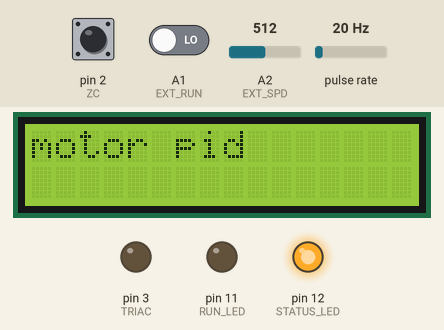
The sketch below on a simulated Arduino Uno, built with avr-gcc and run on an emulated ATmega328P. Shown: 16×2 character LCD, output pins drawn as LEDs (lit = HIGH). Wiring (inferred from the names in the program): pulse sensor: data pin 5. The test bench sets the inputs (shaded band); at power-on: A1 (EXT_RUN) LOW, pin 2 (ZC) HIGH, A2 (EXT_SPD) = 512, pulse rate 20 Hz. What the sketch prints to the serial monitor is not drawn.

Above: at 11.2 s.
11.3 s: A1 (EXT_RUN) driven HIGH
At 11.6 s:
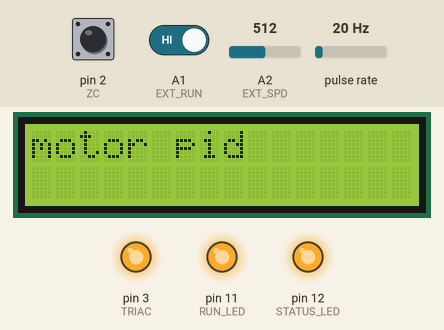
12.8 s: A1 (EXT_RUN) driven LOW
At 13.9 s:
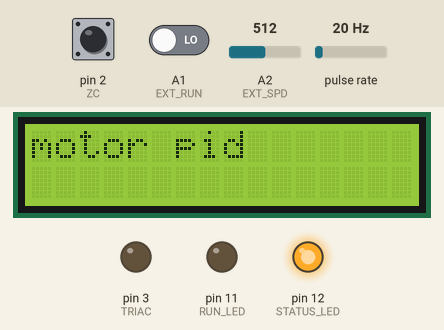
Timing chart, 0 to 15.8 s (numbered marks = the images above; inputs shaded):
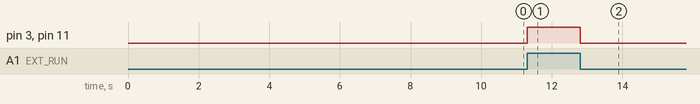

The sketch:

motor_pid.ino
```cpp
/*
TODO:
fix motor on at pc boot
*/
#define ZC 2
#define STATUS_LED 12
#define RUN_LED 11
#define TRIAC 3
#define RPM 5
#include <PID_v1.h>
#define EXT_RUN A1 // external connection for turning on and off spindle
#define EXT_SPD A2 // external connection for setting spindle speed
#include <LiquidCrystal.h>
#define SAFE_OFF_TIME 10000
LiquidCrystal lcd(4, 6, 7, 8, 9, 10);

boolean usePID = true;
boolean run = false;
boolean led_status;
//closet to green led: blue red white green
int pulse_length;
int min_pulse;
int max_pulse;
double target_rpm, Input, Output;
PID myPID(&Input, &Output, &target_rpm,0.007,0.0006,0,REVERSE);

void setup()
{

  target_rpm = 0;
  //turn the PID on
  myPID.SetMode(AUTOMATIC);
  myPID.SetSampleTime(100);
  //had to load these in again, as they didn't seem to take on the contructor above.
  myPID.SetTunings(0.007,0.006,0);

  pinMode(RPM,INPUT);
//  digitalWrite(RPM,HIGH);
  pinMode(EXT_RUN,INPUT);
  digitalWrite(EXT_RUN,LOW);

  pinMode(TRIAC,OUTPUT);
  digitalWrite(TRIAC,LOW);
  pinMode(ZC,INPUT);

  pinMode(RUN_LED,OUTPUT);
  pinMode(STATUS_LED,OUTPUT);
  digitalWrite(STATUS_LED,HIGH);
  Serial.begin(115200);

  // set up the LCD's number of columns and rows:
  lcd.begin(16, 2);
  // Print a message to the LCD.
  lcd.print("motor pid");


 Serial.println("disable spindle for SAFE_OFF_TIME");
  delay(SAFE_OFF_TIME);

  noInterrupts();           // disable all interrupts

  //the following will stop delay & millis from working
  //setup for the RPM counter on timer 1
  //clear the control registers
  TCCR1A = 0;
  TCCR1B = 0;

  TCCR1B |= (1 << CS12) | ( 1<< CS11 ); //external pin 5 count
  TCCR1B |= (1 << ICNC1 ); //noise canceller

  //setup for the triac control on timer 2
  TCCR2A = 0;
  TCCR2B = 0;

  //all this is using timer2
  TCCR2B |= (1 << CS22) | (1<< CS21) | (1<<CS20);    // 1024 prescaler


  //want this to vary between 0 and 10ms (100hz)
  //16mhz / 1024 / 100hz = 156
  //156 will be the slowest, 0 the fastest
  //so timer-reset varies from 0 to 156
  max_pulse = 140; //little shorter, so never off.
  min_pulse = 1;
  pulse_length = max_pulse;
  myPID.SetOutputLimits(min_pulse,max_pulse);
  myPID.Compute();


  attachInterrupt(0,ZC_INT,FALLING); //set the interrupt handler for the RPM counter
  disableSpindle();


}

void enableSpindle()
{
   TIMSK2 |= (1 << TOIE2);   // enable timer  2 overflow interrupt
   interrupts();
}
void disableSpindle()
{
  TIMSK2 |= (0 << TOIE2);   // disable timer  2 overflow interrupt
  digitalWrite(TRIAC,LOW);
  noInterrupts();

}

//timer 2 overflow interrupt - used to turn on the triac
ISR(TIMER2_OVF_vect)
{
 digitalWrite(TRIAC,HIGH);
}

//zc interrupt
void ZC_INT()
{
  digitalWrite(TRIAC,LOW);
  TCNT2 = 256 - pulse_length;   // preload timer
}

double last_print = 0;
void loop()
{
  if(Serial.available())
  {
    double p = float(serReadInt())/1000.0;
    double i = float(serReadInt())/1000.0;
    double d = float(serReadInt())/1000.0;

    Serial.println(p,5);
    Serial.println(i,5);
    Serial.println(d,5);
    myPID.SetTunings(p,i,d);
  }
  target_rpm = map(analogRead(EXT_SPD),0,1000,5000,30000);
  run = digitalRead(EXT_RUN);
  if( run )
  {
    enableSpindle();
    digitalWrite(RUN_LED,HIGH);

   myPID.Compute();
   if(usePID)
     pulse_length = Output;
   else
     pulse_length = map(analogRead(EXT_SPD),1024,0,min_pulse,max_pulse);
  }
  else
  {
    //safely off
    disableSpindle();
   digitalWrite(RUN_LED,LOW);

    pulse_length = max_pulse;
  }

  if( millis() - last_print > 250)
  {
      Input = getRPM();
          last_print = millis();


   // Serial.print(run ? "1\t" : "0\t" );
 //   Serial.print(last_print);
 //   Serial.print("\t");
    Serial.print(target_rpm);
    Serial.print("\t");
 //  Serial.print("rpm : " );
    Serial.println(Input);

  }
}

//if 50 counts in 100ms, then that's 500 counts in 1s
//500 * 60 = 30000RPM
double last_get = 0;

float getRPM()
{
  double now = millis();

  int count = TCNT1;
  TCNT1 = 0;

  int interval = now - last_get;
 // Serial.print("count:"); Serial.println(count);
  //Serial.print("interval:"); Serial.println(interval);
  float rpm = (60000 * count / interval );

  last_get = now;
  return rpm;
}

int serReadInt()
{
  int i, serAva;                           // i is a counter, serAva hold number of serial available
  char inputBytes [7];                 // Array hold input bytes
  char * inputBytesPtr = &inputBytes[0];  // Pointer to the first element of the array

  if (Serial.available()>0)            // Check to see if there are any serial input
  {
    delay(5);                              // Delay for terminal to finish transmitted
    // 5mS work great for 9600 baud (increase this number for slower baud)
    serAva = Serial.available();  // Read number of input bytes
    for (i=0; i<serAva; i++)
    {
      char readChar = (char)Serial.read();   // Load input bytes into array
      if( readChar == ',' )
        break;
      inputBytes[i] = readChar;
    }
    inputBytes[i] =  '\0';             // Put NULL character at the end
    return atoi(inputBytesPtr);    // Call atoi function and return result
  }
  else
    return -1;                           // Return -1 if there is no input
}
```

Measured:
- after the input at 11.3 s, pin 3 (TRIAC), pin 11 (RUN_LED): LOW → HIGH at once
- after the input at 12.8 s, pin 3 (TRIAC), pin 11 (RUN_LED): HIGH → LOW at once
